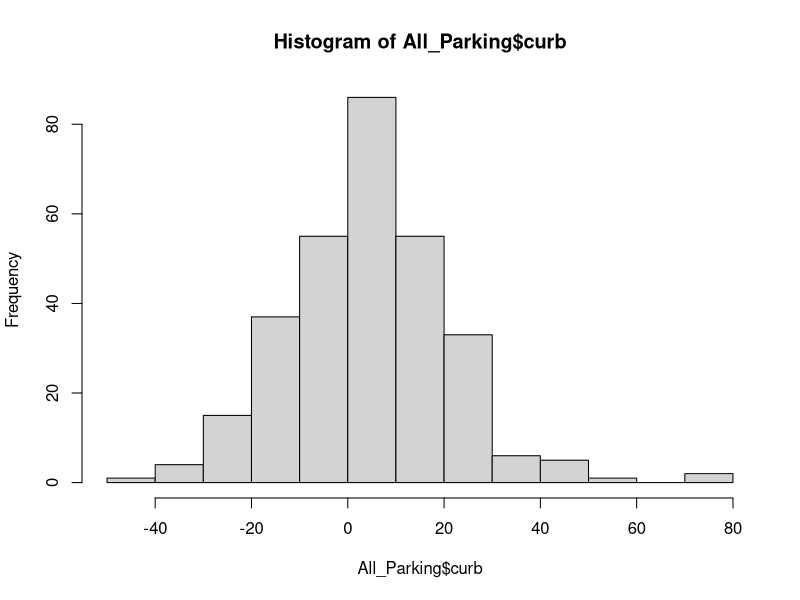

This figure's R source:
## ---- chunk 1
knitr::opts_chunk$set(echo = TRUE)
## ---- chunk 2
#load csvs
MEB_Parking <- read.csv("resources/MEB Parking Lot.csv")
Union_Parking <- read.csv("resources/Union Parking Lot.csv")
Student_Store_Parking <- read.csv("resources/Student Store Parking Lot.csv")
All_Parking <- rbind(MEB_Parking, Student_Store_Parking, Union_Parking)

## ---- chunk 3
#all parking lots together

hist(All_Parking$curb)


